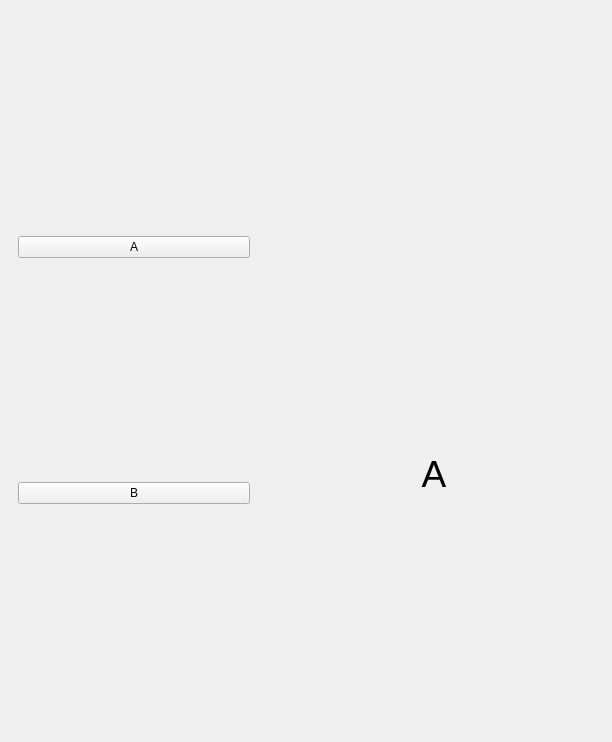
<?xml version="1.0" encoding="UTF-8"?>
<ui version="4.0">
 <class>MainWindow</class>
 <widget class="QMainWindow" name="MainWindow">
  <property name="enabled">
   <bool>true</bool>
  </property>
  <property name="geometry">
   <rect>
    <x>0</x>
    <y>0</y>
    <width>612</width>
    <height>742</height>
   </rect>
  </property>
  <property name="sizePolicy">
   <sizepolicy hsizetype="Preferred" vsizetype="Preferred">
    <horstretch>0</horstretch>
    <verstretch>0</verstretch>
   </sizepolicy>
  </property>
  <property name="minimumSize">
   <size>
    <width>612</width>
    <height>742</height>
   </size>
  </property>
  <property name="maximumSize">
   <size>
    <width>612</width>
    <height>742</height>
   </size>
  </property>
  <property name="windowTitle">
   <string>MainWindow</string>
  </property>
  <widget class="QWidget" name="centralwidget">
   <layout class="QHBoxLayout" name="horizontalLayout">
    <item>
     <widget class="QWidget" name="menu_bar" native="true">
      <property name="enabled">
       <bool>true</bool>
      </property>
      <property name="minimumSize">
       <size>
        <width>250</width>
        <height>0</height>
       </size>
      </property>
      <property name="maximumSize">
       <size>
        <width>250</width>
        <height>16777215</height>
       </size>
      </property>
      <property name="styleSheet">
       <string notr="true"/>
      </property>
      <layout class="QVBoxLayout" name="verticalLayout">
       <item>
        <widget class="QPushButton" name="button_A">
         <property name="text">
          <string>A</string>
         </property>
        </widget>
       </item>
       <item>
        <widget class="QPushButton" name="button_B">
         <property name="text">
          <string>B</string>
         </property>
        </widget>
       </item>
      </layout>
     </widget>
    </item>
    <item>
     <widget class="QWidget" name="content_area" native="true">
      <property name="styleSheet">
       <string notr="true"/>
      </property>
      <layout class="QVBoxLayout" name="verticalLayout_2">
       <item>
        <widget class="QLabel" name="genshinScreen">
         <property name="text">
          <string/>
         </property>
        </widget>
       </item>
       <item>
        <widget class="QStackedWidget" name="stackedWidget">
         <property name="minimumSize">
          <size>
           <width>320</width>
           <height>500</height>
          </size>
         </property>
         <property name="maximumSize">
          <size>
           <width>320</width>
           <height>500</height>
          </size>
         </property>
         <property name="currentIndex">
          <number>0</number>
         </property>
         <widget class="QWidget" name="page_A">
          <property name="styleSheet">
           <string notr="true"/>
          </property>
          <layout class="QVBoxLayout" name="verticalLayout_4">
           <item>
            <widget class="QLabel" name="label">
             <property name="font">
              <font>
               <pointsize>28</pointsize>
              </font>
             </property>
             <property name="text">
              <string>A</string>
             </property>
             <property name="scaledContents">
              <bool>true</bool>
             </property>
             <property name="alignment">
              <set>Qt::AlignCenter</set>
             </property>
            </widget>
           </item>
          </layout>
         </widget>
         <widget class="QWidget" name="page_B">
          <property name="styleSheet">
           <string notr="true"/>
          </property>
          <layout class="QVBoxLayout" name="verticalLayout_3">
           <item>
            <widget class="QLabel" name="label_2">
             <property name="enabled">
              <bool>true</bool>
             </property>
             <property name="font">
              <font>
               <pointsize>28</pointsize>
              </font>
             </property>
             <property name="text">
              <string>B</string>
             </property>
             <property name="alignment">
              <set>Qt::AlignCenter</set>
             </property>
            </widget>
           </item>
          </layout>
         </widget>
        </widget>
       </item>
      </layout>
     </widget>
    </item>
   </layout>
  </widget>
 </widget>
 <resources/>
 <connections/>
</ui>
